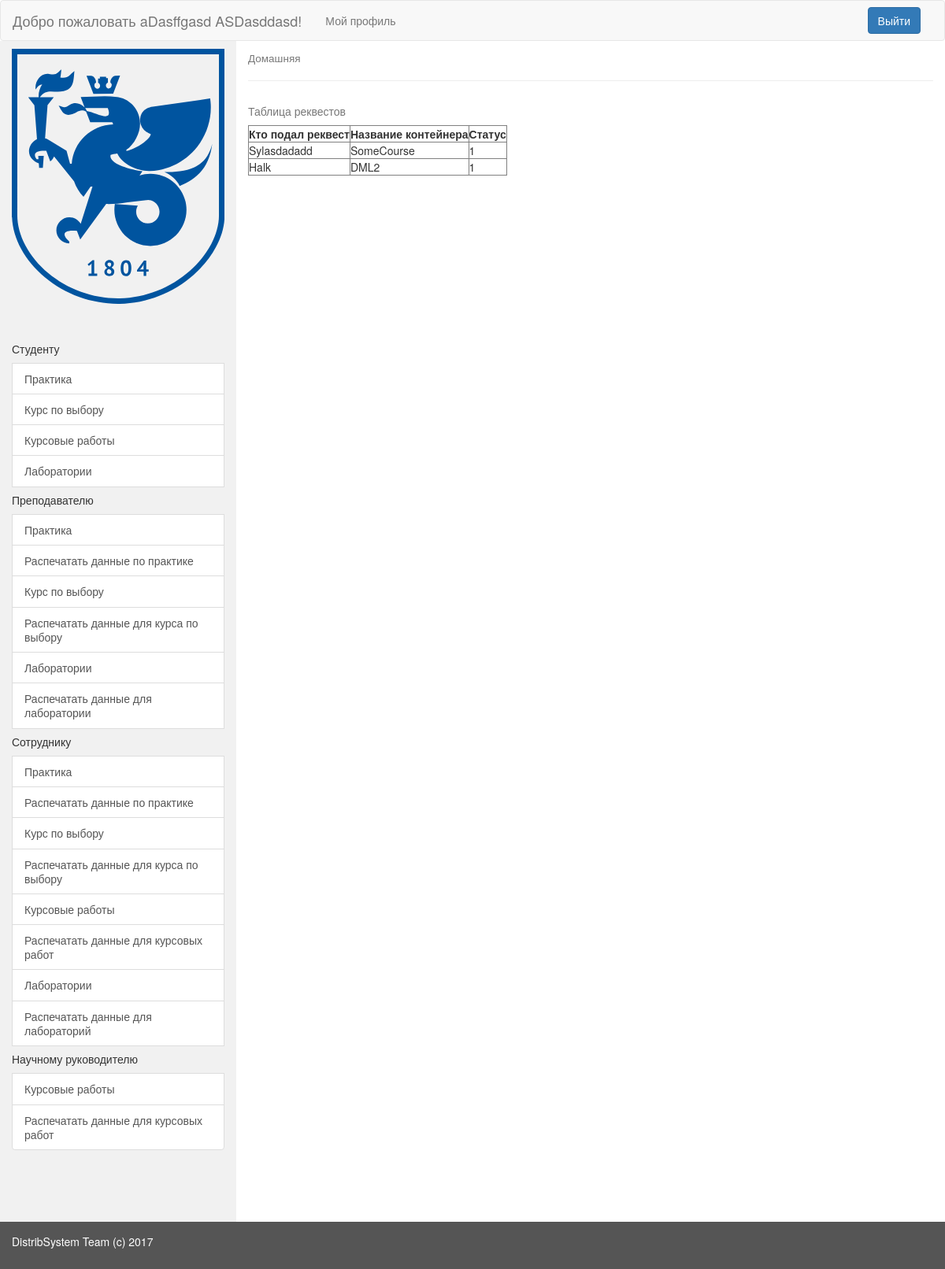
/distribution/my_profile/16/cooperator/Course/view_requests (signed in), run on an earlier commit of the app's database.
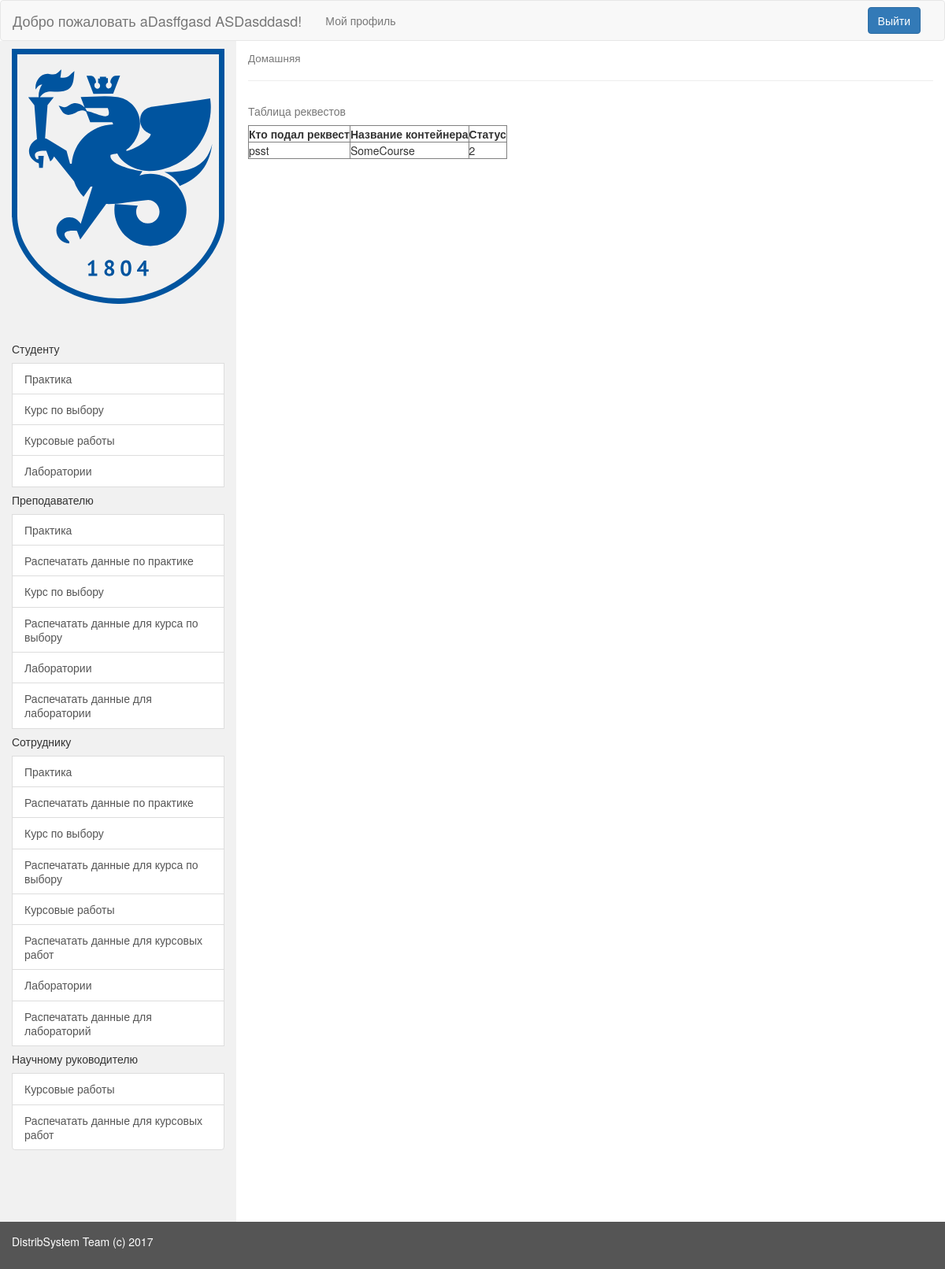
And on a later commit of the database.
### choose_distrib/models.py (models this page shows, shortened)
class Request(models.Model):
    student = models.ForeignKey(User, on_delete=models.CASCADE)
    container = models.ForeignKey(Container, on_delete=models.CASCADE)
    STATUS = (
        (0, 'SENDED'),
        (1, 'ACCEPTED'),
        (2, 'DECLINED'),
    )
    status = models.IntegerField(
        default=0,
        validators=[MaxValueValidator(2), MinValueValidator(0)],
        choices=STATUS
    )
    REQUESTTYPE = (
        ('Laboratory', 'laboratory'),
        ('Course', 'course'),
        ('Practice', 'practice'),
        ('ScienceHead', 'science_director')
    )
    request_type = models.CharField(max_length=20, choices=REQUESTTYPE)
    send_date = models.DateTimeField(auto_now_add=True)
    change_date = models.DateField(auto_now=True)

class Container(models.Model):
    container_name = models.CharField(max_length=100, verbose_name='Название')
    container_director = models.ManyToManyField(User)
    container_capacity = models.IntegerField(
        default=0,
        validators=[MaxValueValidator(300), MinValueValidator(0)]
    )
    CONTAINERCHOISE = (
        ('Laboratory', 'laboratory'),
        ('Course', 'course'),
        ('Practice', 'practice'),
        ('ScienceHead', 'science_director')
    )
    container_type = models.CharField(max_length=20, choices=CONTAINERCHOISE)
    def __str__(self):
        return self.container_name

### choose_distrib/views.py (the view)
# urls.py: url(r'^(?P<request_type>[A-z]+)/(?P<action_type>[A-z]+)$', views.coop_form, name='cooperator')]))
def coop_form(request, user_id, request_type, action_type):
    context = {}
    requests = []
    try:
        requests.append(list(Request.objects.filter(request_type=request_type)))
        context = {
            'user_id': user_id,
            "requests": requests,
        }
    except:
        messages.add_message(request, messages.INFO, 'Список заявок пуст')
    context.update(base_context(request))
    if action_type == 'view_requests':
        return render(request, 'accounts/parts/requests_table_without_buttons.html', context)
    if action_type == 'print_requests':
        return render(request, 'accounts/parts/print_template.html', context)

### userroles/utils.py (called while the page is built)
def get_entity_from_db(user, name):
    model = None
    try :
        model=getattr(module, name).objects.get(user=user)
        if model is not None:
            return model
    except:
        return None

### userroles/views.py (called while the page is built)
@login_required(login_url='/accounts/login')
def base_context(request):
    user = request.user
    is_student = get_entity_from_db(user, 'Student')
    is_cooperator = get_entity_from_db(user, 'Cooperator')
    is_professor = get_entity_from_db(user, 'Professor')
    is_sci_director = get_entity_from_db(user, 'ScientificDirector')
    context = {
        "user_id": user.id,
        "user_surname": user.last_name,
        "user_name": user.first_name,
        "user_email": user.email,
        "user_username": user.username,
        "is_student": is_student,
        "is_professor": is_professor,
        "is_cooperator": is_cooperator,
        "is_sci_director": is_sci_director
    }
    return context

### userroles/templates/accounts/parts/requests_table_without_buttons.html
{% extends 'accounts/my_profile.html' %}
{% block content %}
<table border="1">
  <caption>Таблица реквестов</caption>
  <tr>
    <th>Кто подал реквест</th>
    <th>Название контейнера</th>
    <th>Статус</th>
  </tr>
  <tr>
  {% for list in requests %}
      {% for req in list %}
      <td> {{ req.student }} </td>
      <td> {{ req.container }} </td>
      <td> {{ req.status }} </td>
  </tr>
    {% endfor %}
  {% endfor %}
</table>
{% endblock %}

### userroles/templates/accounts/my_profile.html (shortened to what this page needs)
{% load static %}
<!DOCTYPE html>
<html lang="en">
  <head>
    <link href="{% static 'userroles/css/bootstrap.min.css' %}" rel="stylesheet" type="text/css">
    <link rel="stylesheet" type="text/css" href="{% static 'userroles/css/style.css' %}">
  </head>
  <body>
    <nav class="navbar navbar-default">
      <div class="container-fluid">
        <div class="navbar-header">
          <a class="navbar-brand" href="{% url 'userroles:profile' user_id %}" >Добро пожаловать {{ user_name }} {{ user_surname }}!</a>
        </div>
        <div class="collapse navbar-collapse" id="topNavBar">
          <ul class="nav navbar-nav">
            <li class="">
              <a href="{% url 'userroles:profile' user_id %}">Мой профиль</a>
            </li>
          </ul>
          <form class="navbar-form navbar-right" action="{% url 'userroles:logout' %}">
            <button class="btn btn-primary" type="submit">Выйти</button>
          </form>
        </div>
      </div>
    </nav>
    <div class="container-fluid">
      <div class="row content">
        <div class="col-sm-3 sidenav">
          <img class="image-padding" src="{% static "userroles/img/profile_logo.svg" %}">
          <div class="list-group">
            <br><br>
            {% if is_student %}
              {% include "accounts/parts/menus/student_menu.html" %}
            {% endif %}
            {% if is_professor %}
              {% include "accounts/parts/menus/professor_menu.html" %}
            {% endif %}
            {% if is_cooperator %}
              {% include "accounts/parts/menus/cooperator_menu.html" %}
            {% endif %}
            {% if is_sci_director %}
              {% include "accounts/parts/menus/sci_dir_menu.html" %}
            {% endif %}
          </div>
        </div>
        <div class="col-sm-9">
          <h4><small>Домашняя</small></h4>
          <hr>
          {% block content %}
          {% endblock %}
        </div>
      </div>
    </div>
    <footer class="container-fluid">
      <p>DistribSystem Team (c) 2017</p>
    </footer>
  </body>
</html>

### userroles/templates/accounts/parts/menus/student_menu.html
<h5>Студенту</h5>
<a href="{% url 'choose_distrib:student' user_id 'Practice' %}" class="list-group-item">
    <p class="list-group-item-text">Практика</p>
</a>
<a href="{% url 'choose_distrib:student' user_id 'Course' %}" class="list-group-item">
    <p class="list-group-item-text">Курс по выбору</p>
</a>
<a href="{% url 'choose_distrib:student' user_id 'ScienceHead' %}" class="list-group-item">
    <p class="list-group-item-text">Курсовые работы</p>
</a>
<a href="{% url 'choose_distrib:student' user_id 'Laboratory' %}" class="list-group-item">
    <p class="list-group-item-text">Лаборатории</p>
</a>

### userroles/templates/accounts/parts/menus/professor_menu.html
<h5>Преподавателю</h5>
<a href="{% url 'choose_distrib:professor' user_id 'Practice' 'view_requests'%}" class="list-group-item">
    <p class="list-group-item-text">Практика</p>
</a>
<a href="{% url 'choose_distrib:professor' user_id 'Practice' 'print_requests'%}" class="list-group-item">
    <p class="list-group-item-text">Распечатать данные по практике</p>
</a>
<a href="{% url 'choose_distrib:professor' user_id 'Course' 'view_requests'%}" class="list-group-item">
    <p class="list-group-item-text">Курс по выбору</p>
</a>
<a href="{% url 'choose_distrib:professor' user_id 'Course' 'print_requests'%}" class="list-group-item">
    <p class="list-group-item-text">Распечатать данные для курса по выбору</p>
</a>
<a href="{% url 'choose_distrib:professor' user_id 'Laboratory' 'view_requests'%}" class="list-group-item">
    <p class="list-group-item-text">Лаборатории</p>
</a>
<a href="{% url 'choose_distrib:professor' user_id 'Laboratory' 'print_requests'%}" class="list-group-item">
    <p class="list-group-item-text">Распечатать данные для лаборатории</p>
</a>

### userroles/templates/accounts/parts/menus/cooperator_menu.html
<h5>Сотруднику</h5>
<a href="{% url 'choose_distrib:cooperator' user_id 'Practice' 'view_requests'%}" class="list-group-item">
    <p class="list-group-item-text">Практика</p>
</a>
<a href="{% url 'choose_distrib:cooperator' user_id 'Practice' 'print_requests'%}" class="list-group-item">
    <p class="list-group-item-text">Распечатать данные по практике</p>
</a>
<a href="{% url 'choose_distrib:cooperator' user_id 'Course' 'view_requests'%}" class="list-group-item">
    <p class="list-group-item-text">Курс по выбору</p>
</a>
<a href="{% url 'choose_distrib:cooperator' user_id 'Course' 'print_requests'%}" class="list-group-item">
    <p class="list-group-item-text">Распечатать данные для курса по выбору</p>
</a>
<a href="{% url 'choose_distrib:cooperator' user_id 'ScienceHead' 'view_requests'%}" class="list-group-item">
    <p class="list-group-item-text">Курсовые работы</p>
</a>
<a href="{% url 'choose_distrib:cooperator' user_id 'ScienceHead' 'print_requests'%}" class="list-group-item">
    <p class="list-group-item-text">Распечатать данные для курсовых работ</p>
</a>
<a href="{% url 'choose_distrib:cooperator' user_id 'Laboratory' 'view_requests'%}" class="list-group-item">
    <p class="list-group-item-text">Лаборатории</p>
</a>
<a href="{% url 'choose_distrib:cooperator' user_id 'Laboratory' 'print_requests'%}" class="list-group-item">
    <p class="list-group-item-text">Распечатать данные для лабораторий</p>
</a>

### userroles/templates/accounts/parts/menus/sci_dir_menu.html
<h5>Научному руководителю</h5>
<a href="{% url 'choose_distrib:sc_dir_sci_dir' user_id 'ScienceHead' 'view_requests'%}" class="list-group-item">
    <p class="list-group-item-text">Курсовые работы</p>
</a>
<a href="{% url 'choose_distrib:sc_dir_sci_dir' user_id 'ScienceHead' 'print_requests'%}" class="list-group-item">
    <p class="list-group-item-text">Распечатать данные для курсовых работ</p>
</a>

### userroles/static/userroles/css/style.css (style rules this page uses)
.image-padding { padding-top: 10px; }
.row.content { height: 1500px }
.sidenav { background-color: #f1f1f1; height: 100%; }
footer { background-color: #555; color: white; padding: 15px; }
.navbar { margin-bottom: 0px; }

What changed in the data, as far as the page shows it:
removed Request: student "Sylasdadadd", container "SomeCourse", status "1"
removed Request: student "Halk", container "DML2", status "1"
added Request: student "psst", container "SomeCourse", status "2"
